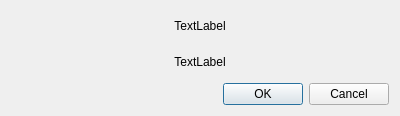
<?xml version="1.0" encoding="UTF-8"?>
<ui version="4.0">
 <class>ConfirmDialog</class>
 <widget class="QDialog" name="ConfirmDialog">
  <property name="geometry">
   <rect>
    <x>0</x>
    <y>0</y>
    <width>400</width>
    <height>116</height>
   </rect>
  </property>
  <property name="windowTitle">
   <string>Dialog</string>
  </property>
  <property name="modal">
   <bool>true</bool>
  </property>
  <layout class="QVBoxLayout" name="verticalLayout">
   <item>
    <layout class="QVBoxLayout" name="verticalLayout_2">
     <item>
      <widget class="QLabel" name="appointmentLabel">
       <property name="sizePolicy">
        <sizepolicy hsizetype="Preferred" vsizetype="Minimum">
         <horstretch>0</horstretch>
         <verstretch>0</verstretch>
        </sizepolicy>
       </property>
       <property name="layoutDirection">
        <enum>Qt::LeftToRight</enum>
       </property>
       <property name="text">
        <string>TextLabel</string>
       </property>
       <property name="alignment">
        <set>Qt::AlignCenter</set>
       </property>
      </widget>
     </item>
     <item>
      <widget class="QLabel" name="appointmentLabel2">
       <property name="sizePolicy">
        <sizepolicy hsizetype="Preferred" vsizetype="Minimum">
         <horstretch>0</horstretch>
         <verstretch>0</verstretch>
        </sizepolicy>
       </property>
       <property name="text">
        <string>TextLabel</string>
       </property>
       <property name="alignment">
        <set>Qt::AlignCenter</set>
       </property>
      </widget>
     </item>
    </layout>
   </item>
   <item>
    <widget class="QDialogButtonBox" name="buttonBox">
     <property name="orientation">
      <enum>Qt::Horizontal</enum>
     </property>
     <property name="standardButtons">
      <set>QDialogButtonBox::Cancel|QDialogButtonBox::Ok</set>
     </property>
    </widget>
   </item>
  </layout>
 </widget>
 <resources/>
 <connections>
  <connection>
   <sender>buttonBox</sender>
   <signal>accepted()</signal>
   <receiver>ConfirmDialog</receiver>
   <slot>accept()</slot>
   <hints>
    <hint type="sourcelabel">
     <x>248</x>
     <y>254</y>
    </hint>
    <hint type="destinationlabel">
     <x>157</x>
     <y>274</y>
    </hint>
   </hints>
  </connection>
  <connection>
   <sender>buttonBox</sender>
   <signal>rejected()</signal>
   <receiver>ConfirmDialog</receiver>
   <slot>reject()</slot>
   <hints>
    <hint type="sourcelabel">
     <x>316</x>
     <y>260</y>
    </hint>
    <hint type="destinationlabel">
     <x>286</x>
     <y>274</y>
    </hint>
   </hints>
  </connection>
 </connections>
</ui>
